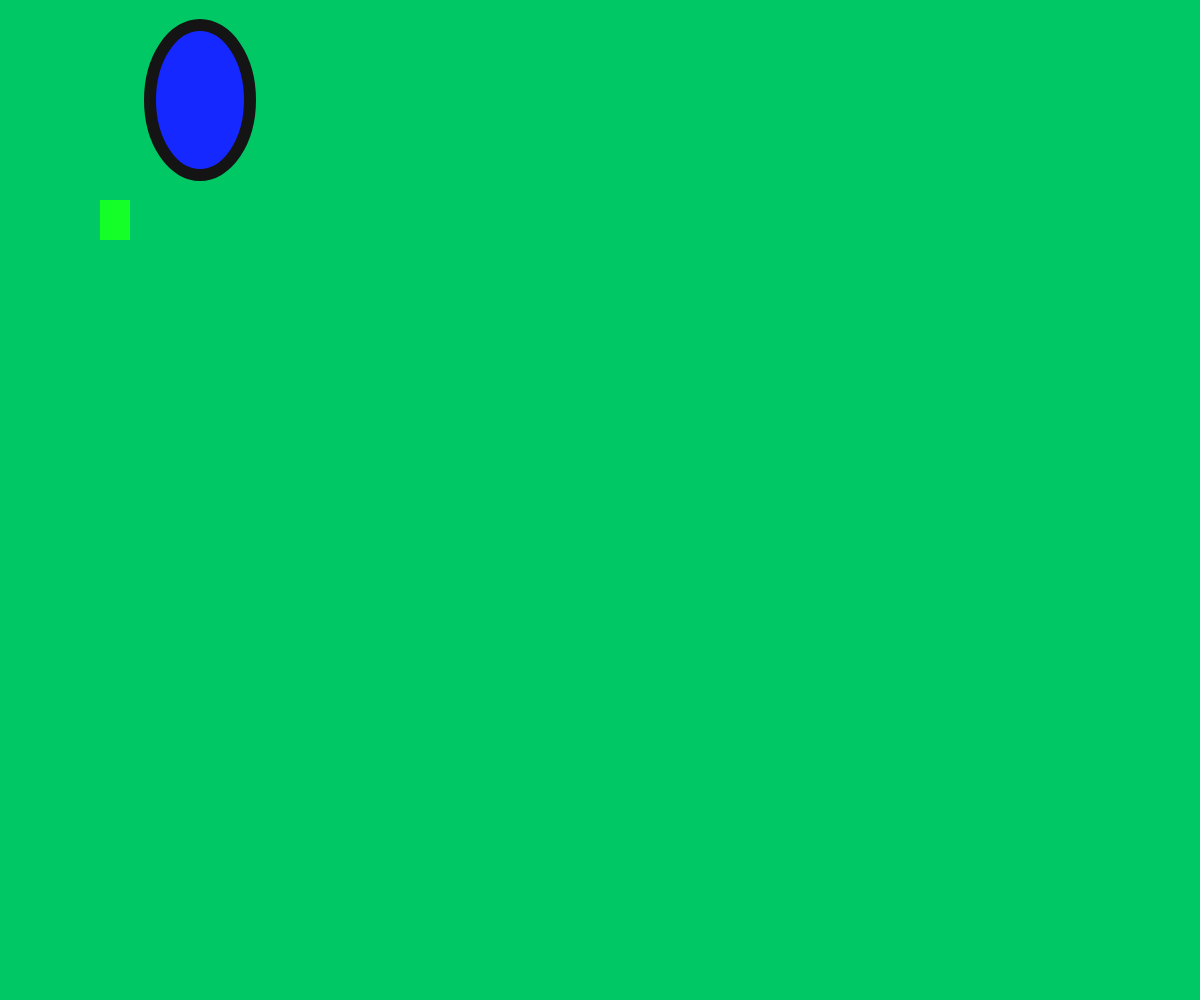
Frame 1 (no input)
Frame 60 (no input): identical to frame 1, image omitted
Frame 120 (the mouse pressed at the canvas centre since frame 60): identical to frame 1, image omitted

The p5.js sketch that drew this single still picture (run headless with seeded random() and noise() and a simulated clock; from frame 60 on, the mouse is pressed at the canvas centre):

// p5.js sketch
// ── sketch.js


function setup() {
  createCanvas(windowWidth, windowHeight);
  
  print(width,height)
}

function draw() {
background(0,200,100)

fill(20, 300, 40,)
noStroke()
rect(100, 200, 30, 40)

stroke(20 )
strokeWeight(12)
fill(20,40,300)
ellipse(200,100,100,150)

}

// ── index copy.html
<!DOCTYPE html>
<html>
  <head>
    <script src="https://cdn.jsdelivr.net/npm/p5@1.7.0/lib/p5.js"></script>
    <style>
      * {
        box-sizing: border-box;
      }
    </style>
    <meta name="robots" content="noindex">
  </head>
  <body>
    <h1>your name and netid here</h1>
    <ul>
      <li><a href="./week1/">Week 1 notes</a></li>
      <li><a href="./week2/">Week 2 notes</a></li>
      <li><a href="./assignment1/">Assignment 1</a></li>
    </ul>
  </body>
</html>
